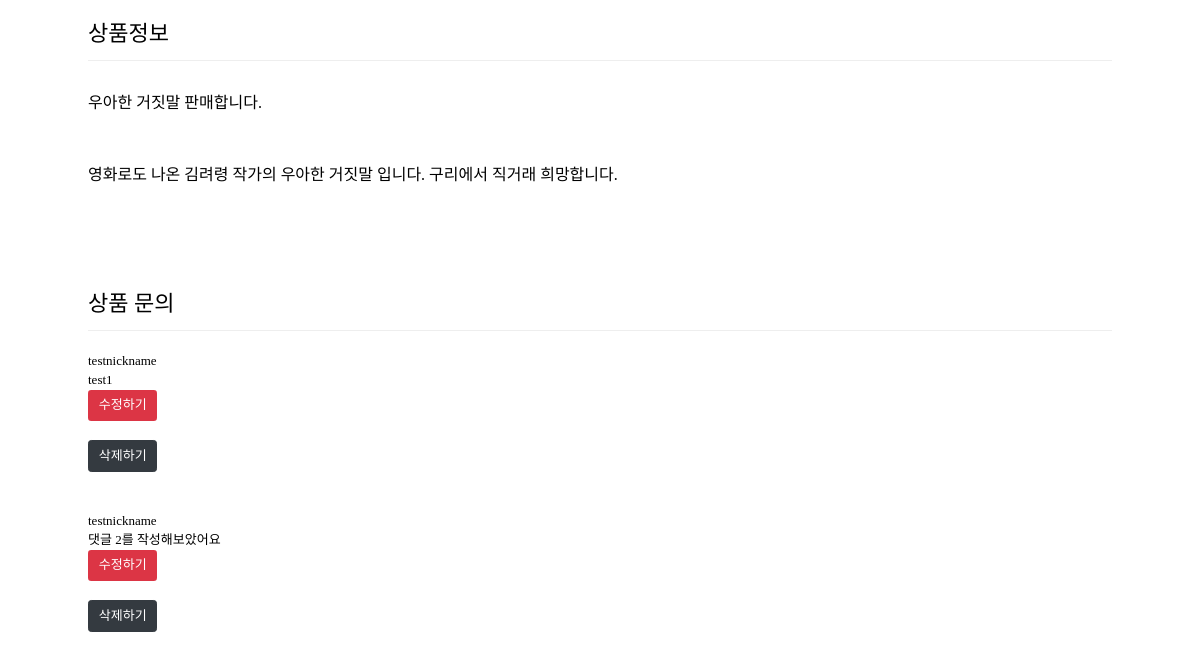
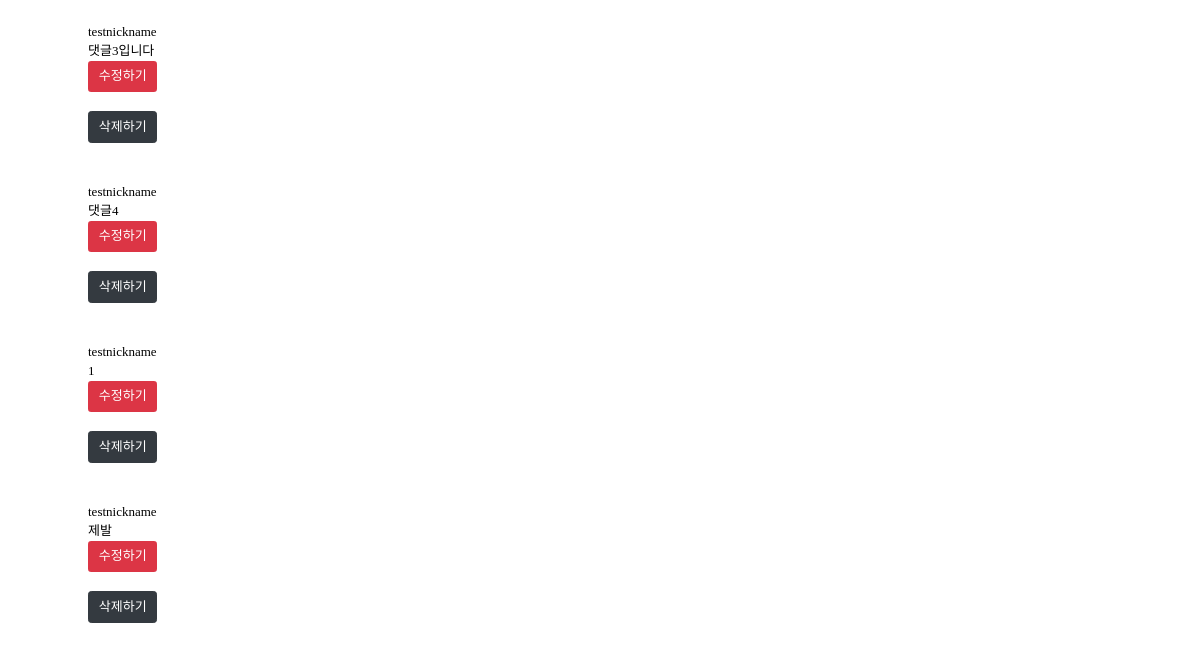
/shop/shopping/2/ (lower part), run on an earlier commit of the app's database (2 pictures, top to bottom).
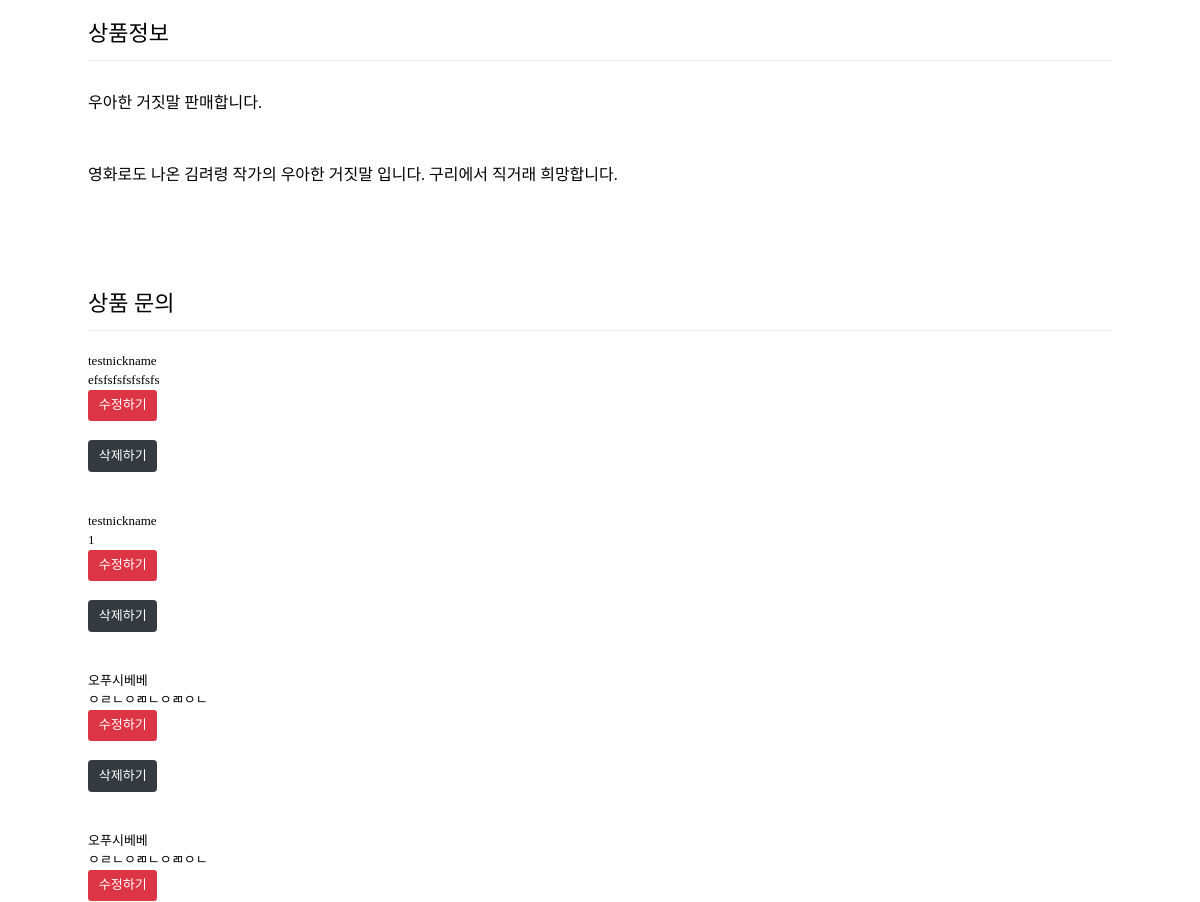
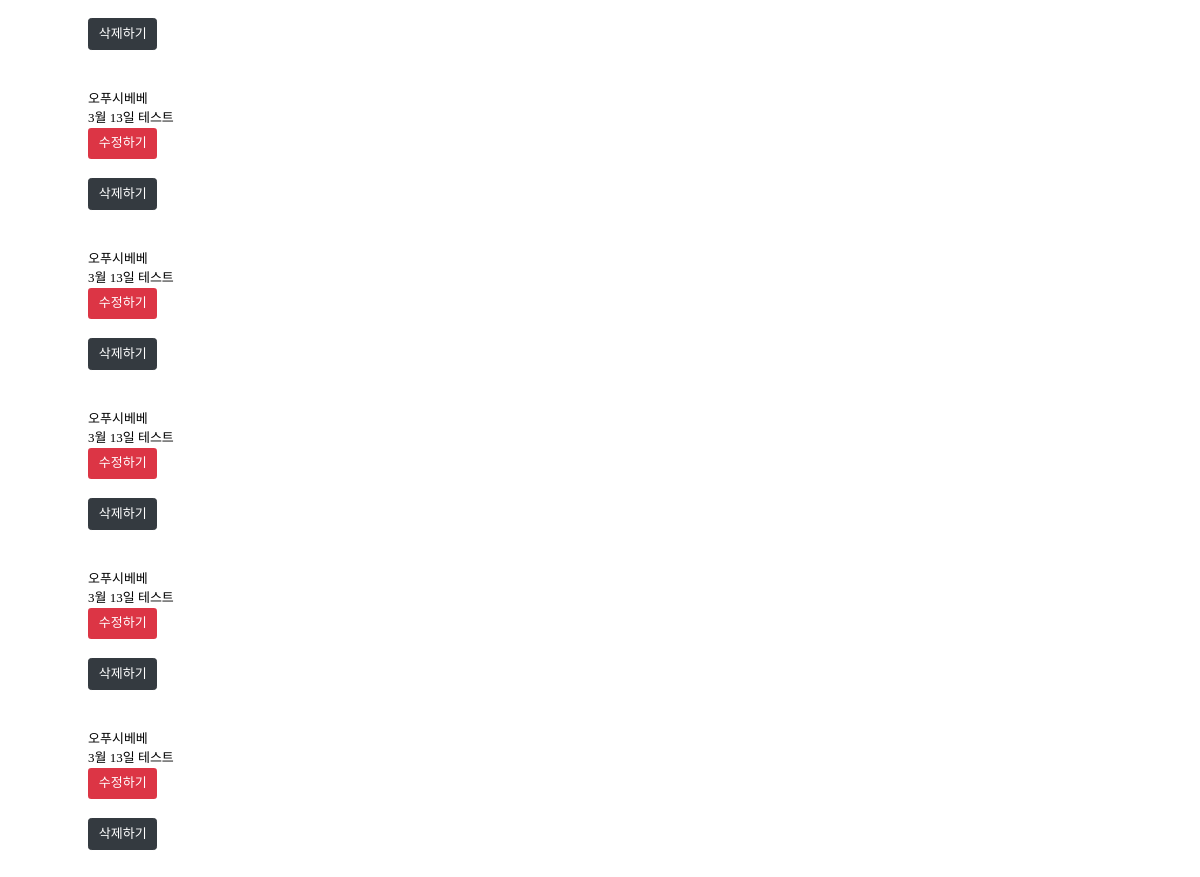
And on a later commit of the database (2 pictures, top to bottom).
### bookL/models.py (models this page shows)
class Post(models.Model):
    title = models.CharField(max_length=40) #제목
    username = models.ForeignKey(User,on_delete=models.CASCADE) #user id
    price = models.TextField(max_length=20) #가격
    content = models.TextField() # 본문
    created_at = models.DateTimeField(auto_now_add=True) #작성 시간
    photo = models.FileField(blank=True, upload_to="photo_%Y_%m_%d",null=True) #이미지
    like_users = models.ManyToManyField(settings.AUTH_USER_MODEL, related_name='like_articles') # 좋아요

class Reply(models.Model):
    username = models.ForeignKey(User,on_delete=models.CASCADE) #이메일
    post_id = models.ForeignKey(Post, on_delete=models.SET_NULL, null=True) #댓글 단 사람의 id
    content = models.TextField() #본문

### shop/views.py (the view)
# urls.py: path('shopping/<pk>/',views.shopping2,name="shop2"),
def shopping2(request,pk):
     post=Post.objects.get(pk=pk)
     replylist = []
     try:
        replylist=Reply.objects.filter(post_id=pk)
     except:
        print("null")
     for a in replylist:
         print(a.content)
     context={"post":post, "reply":replylist}
     return render(request,'detail.html',context)

### Template/detail.html (shortened to what this page needs)
<!DOCTYPE html>
<html lang="ko">
<head>
	<link rel="stylesheet" href="/static/css/detail.css">
</head>
<body>
	<div class="container">
		<main class="contents">
			<div class="w_inner">
					<div class="prod_desc">
						<h3 class="tit_txt">상품정보</h3>
						<div class="desc_detail">
							{{ post.title }}<br>
							<br><br>
							{{post.content}}
							<br>
						</div>
					</div>
					<div class="prod_desc">
						<h4 class="tit_txt">상품 문의</h4><br>
					<div>
						{% for r in reply %}
						<div class ="group_data">
						<b>{{r.username.last_name}}</b>&ensp;<br>
						<a>{{r.content}}</a>
							<div class = 'button_group' >
							<form onclick="ajax_uu_request({{ r.pk }})">
							<button class = "btn btn-danger" type = "submit">수정하기</button>
							</form><br>
							<form action="{% url 'reply_delete' r.pk  %}"  method="POST">
							<button class="btn btn-dark" type = "submit">삭제하기</button>
							</form>
								</div>
							<br><br>
						<div>
						{% endfor %}<br><br>
					</div>
					</div>
				</div>
					</div>
				</div>
			</div>
		</main>
	</div>
</body>
</html>

### staticfiles/css/detail.css (style rules this page uses)
html, body, div, span, applet, object, iframe, h1, h2, h3, h4, h5, h6, p, blockquote, pre, a, abbr, acronym, address, big, cite, code, del, dfn, em, img, ins, kbd, q, s, samp, small, strike, strong, sub, sup, tt, var, b, u, i, center, dl, dt, dd, ol, ul, li, fieldset, form, label, legend, table, caption, tbody, tfoot, thead, tr, th, td, article, aside, canvas, details, embed, figure, figcaption, footer, header, hgroup, menu, nav, output, ruby, section, summary, time, mark, audio, video, input { margin: 0; padding: 0; border: 0; font-size: 100%; font: inherit; vertical-align: baseline; }
body { line-height: 1.5; }
a { text-decoration: none; color: inherit; }
button { padding: 0; border: none; background-color: transparent; cursor: pointer; }
html { font-size: 13px; color: #000; }
.container { min-width: 1024px; }
.w_inner { width: 1024px; margin: 0 auto; }
.prod_desc { margin-top: 100px; }
.prod_desc .tit_txt { padding-bottom: 10px; border-bottom: 1px solid #eee; font-size: 22px; font-weight: 500; }
.prod_desc .desc_detail { margin-top: 30px; font-size: 16px; }
.btn-danger { color:#fff; background-color:#dc3545; border-color:#dc3545 }
.btn { display:inline-block; font-weight:400; text-align:center; white-space:nowrap; vertical-align:middle; -webkit-user-select:none; -moz-user-select:none; -ms-user-select:none; user-select:none; border:1px solid transparent; padding:.375rem .75rem; font-size:1rem; line-height:1.5; border-radius:.25rem; transition:color .15s ease-in-out,background-color .15s ease-in-out,border-color .15s ease-in-out,box-shadow .15s ease-in-out }
.btn-dark { color:#fff; background-color:#343a40; border-color:#343a40 }

What changed in the data, as far as the page shows it:
removed Reply: username.last_name "testnickname", content "test1"
removed Reply: username.last_name "testnickname", content "댓글 2를 작성해보았어요"
removed Reply: username.last_name "testnickname", content "댓글3입니다"
removed Reply: username.last_name "testnickname", content "제발"
changed Reply: content "댓글4" → "efsfsfsfsfsfsfs"
added Reply: username.last_name "오푸시베베", content "ㅇㄹㄴㅇㄻㄴㅇㄻㅇㄴ"
added Reply: username.last_name "오푸시베베", content "ㅇㄹㄴㅇㄻㄴㅇㄻㅇㄴ"
added Reply: username.last_name "오푸시베베", content "3월 13일 테스트"
added Reply: username.last_name "오푸시베베", content "3월 13일 테스트"
added Reply: username.last_name "오푸시베베", content "3월 13일 테스트"
added Reply: username.last_name "오푸시베베", content "3월 13일 테스트"
added Reply: username.last_name "오푸시베베", content "3월 13일 테스트"
